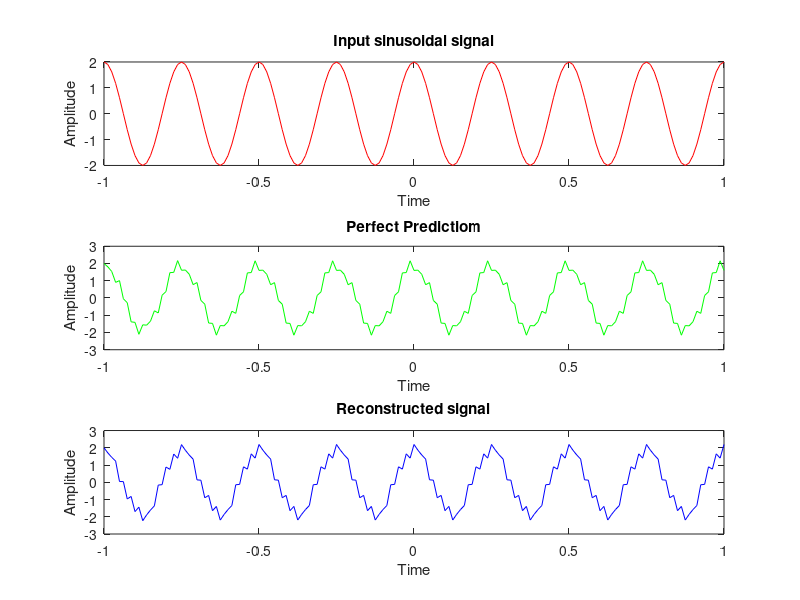
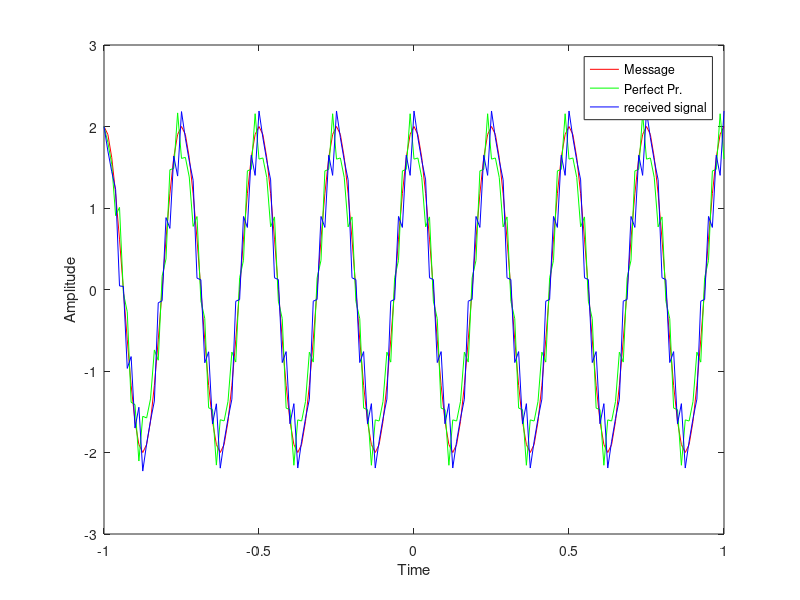

The MATLAB source for these figures, in order:
clear
fm=4;   % message freq
fs=20*fm;  % sampling freq
am=2;      % amplitude of signal
t=-1:1/fs:1;
m=am*cos(2*pi*fm*t);

figure(1);      
subplot(311),plot(t,m,'r-'); hold on;
xlabel('Time');
ylabel('Amplitude');
title('Input sinusoidal signal');
 
for k=1:length(m)   
    if k==1
        d(k) = m(k);     %  at the first step there is no prediction(because don't have any previous information of signal)
        dq(k) = round(d(k));  % quantization
        q(k) = d(k) - dq(k);  % quantization error
        mq(k) = dq(k);        % first predicted message
    else
        d(k) = m(k)-mq(k-1);  % difference between the message and the previous one
        dq(k) = round(d(k));  % quantization
        q(k) = d(k) - dq(k);  % quantization error
        mq(k) = dq(k) + 0.85*mq(k-1); % predicted message (0.85 prediction constant)
    end
end

a =  m + q;  % message + quantization error

subplot(312),plot(t,a,'g-');hold on;
xlabel('Time');
ylabel('Amplitude');
title('Perfect Predictiom');
% Receiver
for k=1:length(m)
    if k==1
        mqr(k) = dq(k);  % first received signal
    else
        mqr(k) = dq(k) + 0.85*mqr(k-1);  % predicted signal + difference
    end
end
subplot(313),plot(t,mqr,'b-');
xlabel('Time');
ylabel('Amplitude');
title('Reconstructed signal');
figure(2)

plot(t,m,'r-'); hold on; 
plot(t,a,'g-');hold on; 
plot(t,mqr,'b-'); 
xlabel('Time');
ylabel('Amplitude');
legend('Message','Perfect Pr.','received signal')